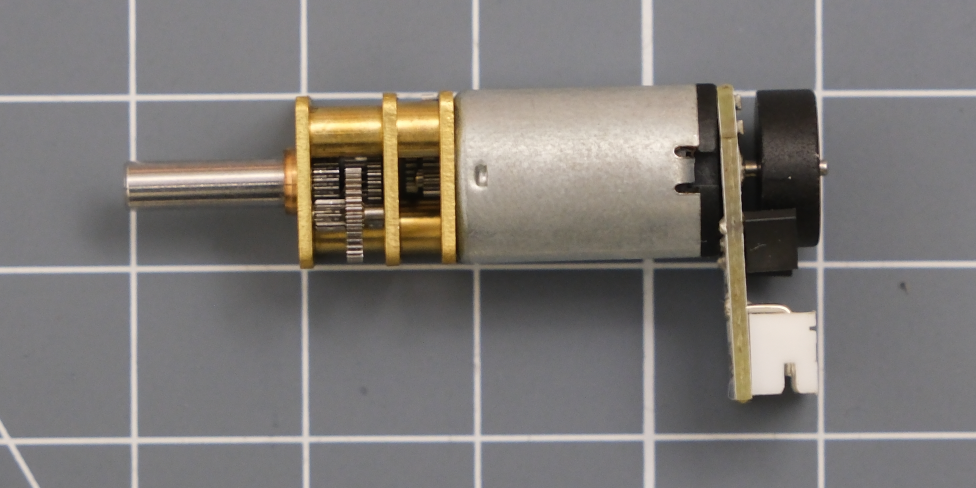
#> input picture repo-assets/edited-photos/n20-side.jpg, 2928 x 1464 px (shown at 1/3 size)
$ python -i coloured-edges.py   (imports and definitions only)
#> lines starting #> are read from the running program, lines starting #| are printed output that depends on the picture
#> further down, picture is the input picture: shape (1464, 2928, 3); mean B, G, R 119.3, 122, 125.9
import cv2
import numpy as np
from picamera2 import Picamera2
import time

# For standard camera use "imx219.json"
# [1 line that did not run here, left out]
# [1 line that did not run here, left out]

# [1 line that did not run here, left out]
# [6 lines not run here, left out]

#Define colour ranges
lower_red = np.array([0, 120, 88])
upper_red = np.array([20, 255, 255])
lower_green = np.array([52, 120, 78])
upper_green = np.array([70, 255, 255])
lower1_black = np.array([37, 65, 20])
upper1_black = np.array([65, 130, 60])
lower2_black = np.array([40, 130, 50])
upper2_black = np.array([49, 175, 90])
# The 'magenta' parking pieces also show up as red!

def canny_edge_detection(frame):
    # Convert the frame to grayscale for edge detection
    gray = cv2.cvtColor(frame, cv2.COLOR_BGR2GRAY)
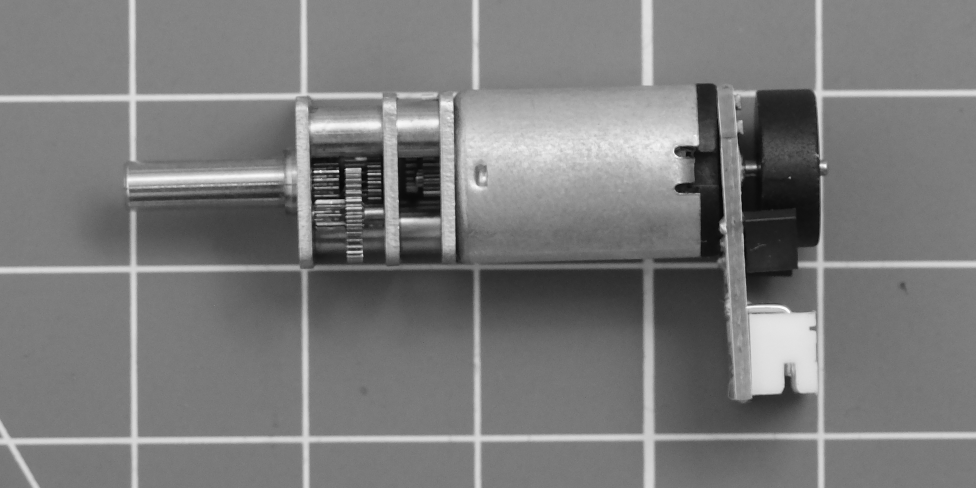
#> gray: shape (1464, 2928) (shown at 1/3 size); min 0, max 254, mean 122.8

    # Apply Gaussian blur to reduce noise and smoothen edges
    blurred = cv2.GaussianBlur(src=gray, ksize=(3, 5), sigmaX=0.5)

    # Perform Canny edge detection
    edges = cv2.Canny(blurred, 70, 135)
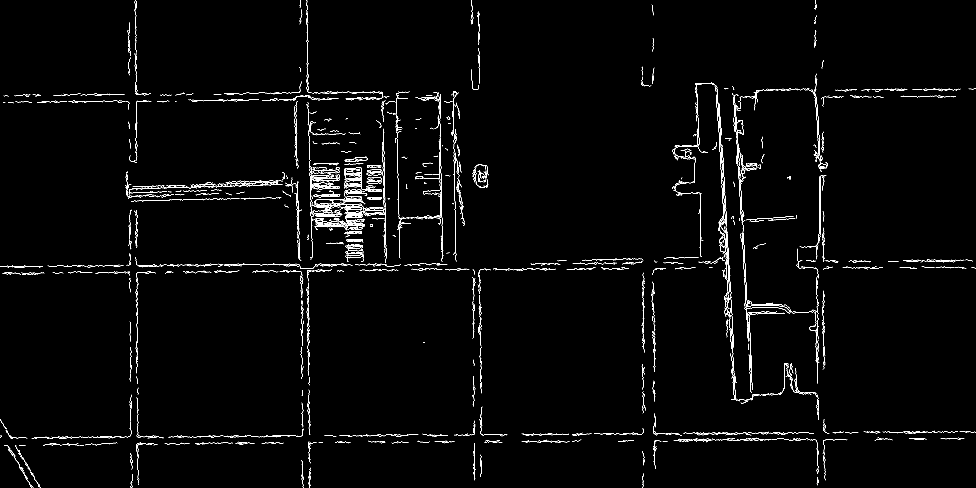
#> edges: shape (1464, 2928) (shown at 1/3 size); 1.3% white in thin lines or dots

    return blurred, edges

# [33 lines not run here, left out]

>>> import cv2
>>> picture = cv2.imread('../../repo-assets/edited-photos/n20-side.jpg')
>>> result = canny_edge_detection(picture)

$ run again, on repo-assets/edited-photos/n20-top.jpg
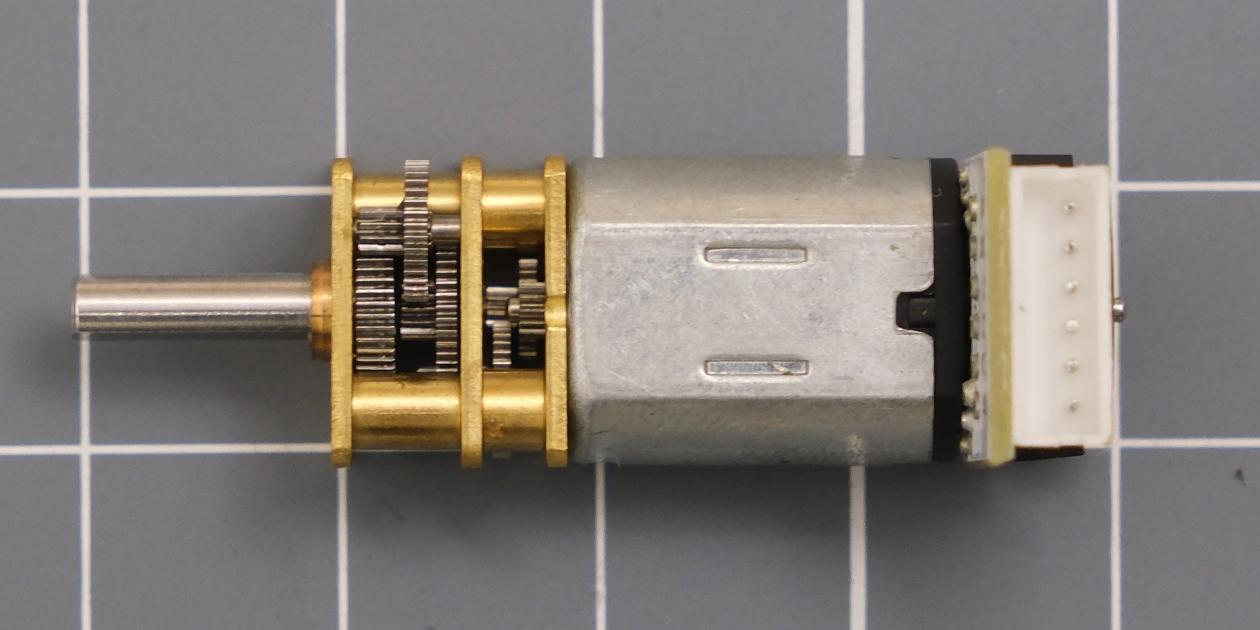
#> input picture repo-assets/edited-photos/n20-top.jpg, 2520 x 1260 px (shown at 1/2 size)
#> picture is the input picture: shape (1260, 2520, 3); mean B, G, R 119.9, 125, 131
#> in canny_edge_detection, `gray = cv2.cvtColor(frame, cv2.COLOR_BGR2GRAY)`:
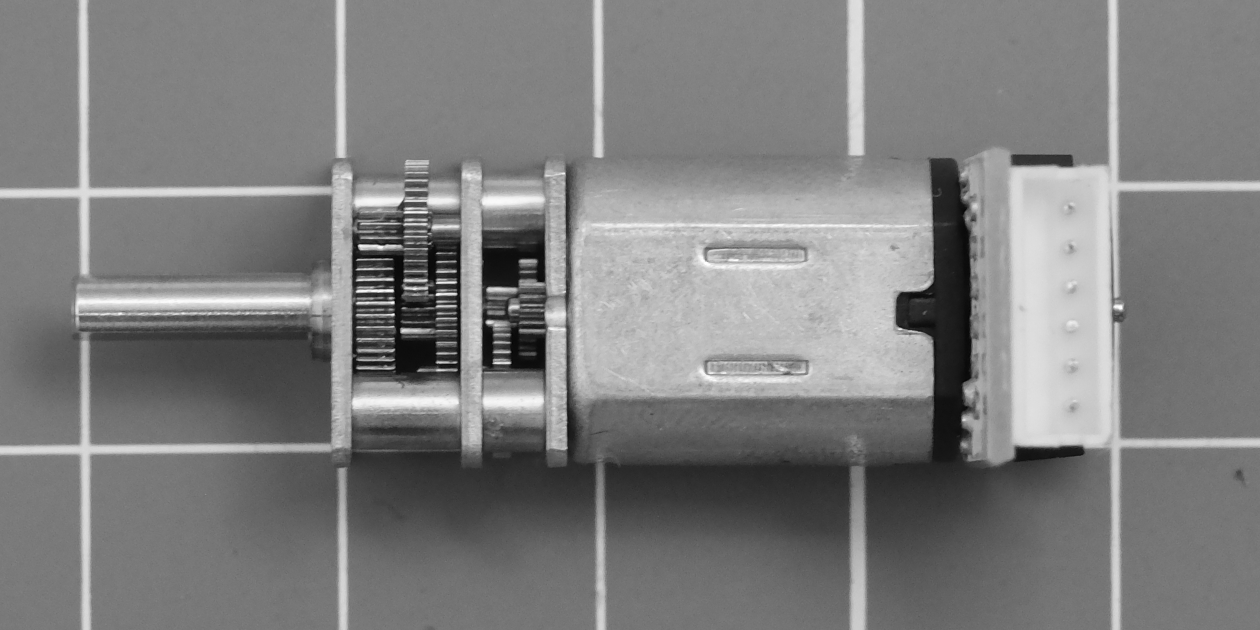
#> gray: shape (1260, 2520) (shown at 1/2 size); min 0, max 255, mean 126.2
#> in canny_edge_detection, `edges = cv2.Canny(blurred, 70, 135)`:
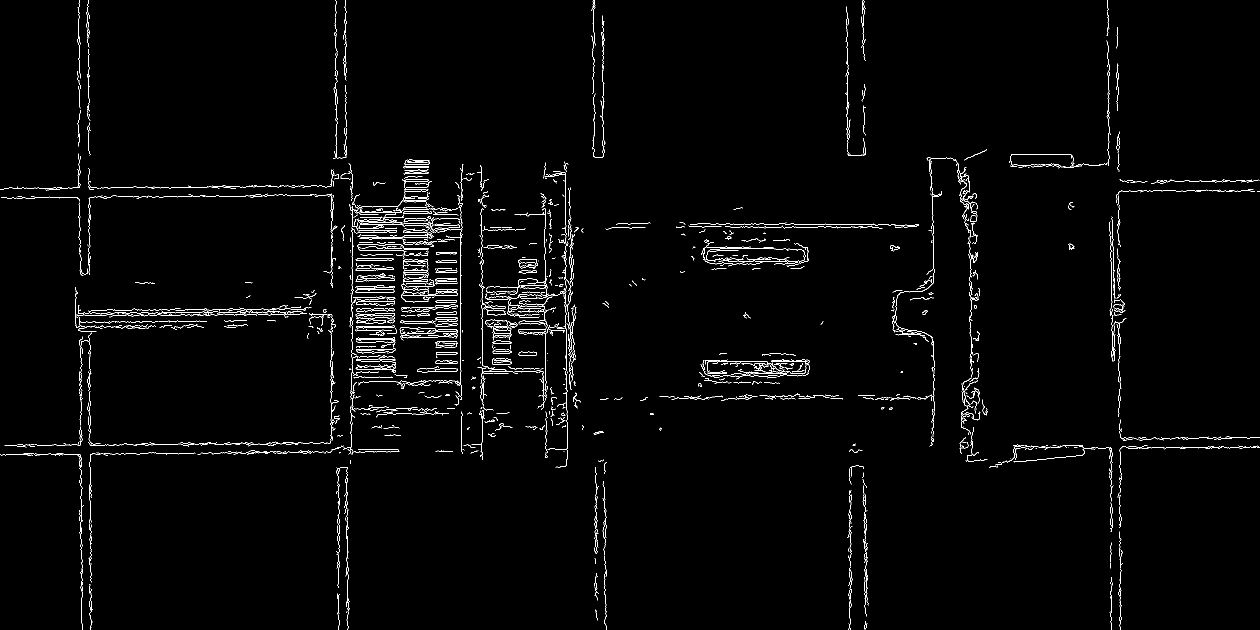
#> edges: shape (1260, 2520) (shown at 1/2 size); 1.7% white in thin lines or dots
